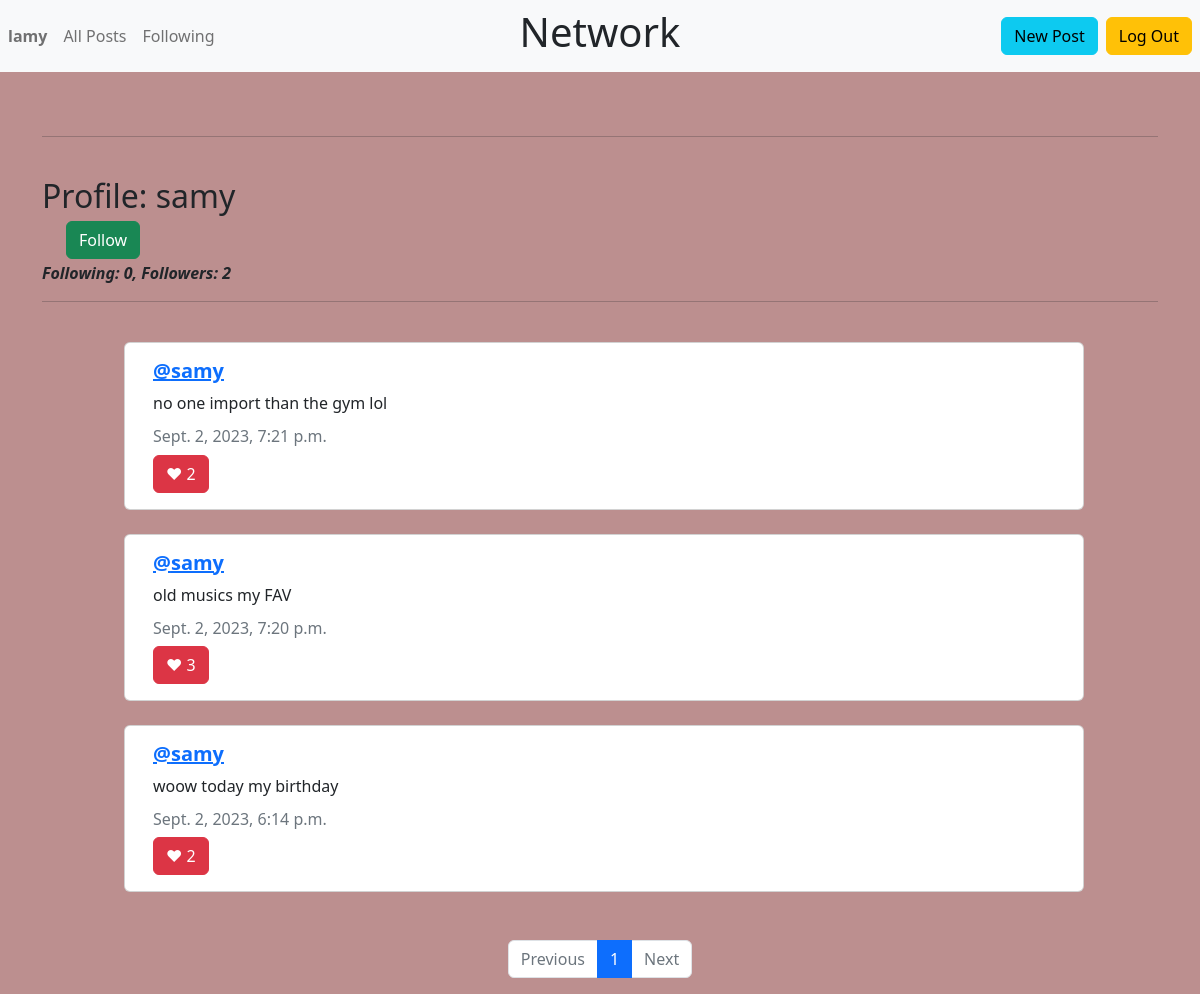
/profile/1 (signed in), run on the app's committed database.
### network/models.py (models this page shows, shortened)
class User(AbstractUser):
    pass

class Post(models.Model):
    author = models.ForeignKey(User, on_delete=models.CASCADE)
    postText = models.CharField(max_length=255)
    posted = models.DateTimeField(auto_now_add=True)
    like = models.ManyToManyField(User, blank=True, related_name="likes")

### network/views.py (the view)
# urls.py: path("profile/<int:user_id>", views.profile, name="profile"),
@login_required
def profile(request, user_id):
    profile = User.objects.get(id=user_id)
    if Follow.objects.filter(user=user_id, followed_by=request.user).exists():
        following_status = True
    else:
        following_status = False
    followList = []
    following = request.user.following.all()
    for x in following:
        followList.append(x.user.id)
    posts = Post.objects.filter(author=user_id).order_by('-posted')
    paginator = Paginator(posts, 10)
    page_number = request.GET.get('page')
    page_obj = paginator.get_page(page_number)
    return render(request, "network/profile.html", {
        "page_obj": page_obj,
        "viewed_profile": profile.username,
        "viewed_profile_id": user_id,
        "posts": posts,
        "following": profile.following.all().count(),
        "followedBy": Follow.objects.filter(user=user_id).count(),
        "following_status": following_status
    })

### network/templates/network/profile.html (shortened to what this page needs)
{% extends "network/layout.html" %}
{% block body %}
<br>
<div class="inline">
<hr><br>
<h2 data-id="{{viewed_profile_id}}">Profile: {{viewed_profile}}</h2>
{% if user.username == viewed_profile %}
<button type="button" style = "position:relative; bottom:2px;" class="follow btn btn-success ms-4" disabled>Follow</button>
{% else %}
{% if following_status == True %}
    <button type="button" style = "position:relative; bottom:2px;" class="follow btn btn-danger ms-4">Unfollow</button>
{% elif following_status == False %}
    <button type="button" style = "position:relative; bottom:2px;" class="follow btn btn-success ms-4">Follow</button>
{% endif %}
{% endif %}
</div>
<i><p ><b>Following: {{following}}, Followers: {{followedBy}}</b></p></i>
<hr>
<br>
<div class="container">
{% for post in page_obj %}
    <div class="row justify-content-center mb-4">
        <div class="ms-2 card" style="width: 60rem" data-id="{{post.id}}";>
            <div class="card-body rounded">
                <h5 class="card-title"><a href="{% url 'profile' user_id=post.author.id%}"><b>@{{ post.author}}</b></h5></a>
                <p class="card-text" id="postText">{{post.postText}}</p>
                <h6 class="card-subtitle mb-2 text-muted">{{post.posted}}</h6>
                {% if user.username in post.like.all|stringformat:'s' %}
                    <button class="btn btn-danger float-left" id="follower">&hearts;&nbsp;<span id="number">{{ post.like.all.count }}</span></button>
                {% else %}
                    <button class="btn btn-secondary float-left" id="follower">&hearts;&nbsp;<span id="number">{{ post.like.all.count }}</span></button>
                {% endif %}
            </div>
        </div>
    <br>
    </div>
{% endfor %}
<br>
<nav aria-label="Page">
    <ul class="pagination justify-content-center">
        {% if page_obj.has_previous %}
            <li class="page-item">
            <a class="page-link" href="?page={{ page_obj.previous_page_number }}">Previous</a>
            </li>
        {% else %}
            <li class="page-item disabled">
            <a class="page-link" href="#" tabindex="-1" aria-disabled="True">Previous</a>
        </li>
        {% endif %}
        {% for i in page_obj.paginator.page_range %}
            {% if page_obj.number == i %}
                <li class="page-item active" aria-current="page">
                <span class="page-link">
                {{ i }}
                </span>
                </li>
            {% else %}
                <li class="page-item"><a class="page-link" href="?page={{ i }}">{{ i }}</a></li>
            {% endif %}
        {% endfor %}
        {% if page_obj.has_next %}
            <li class="page-item">
            <a class="page-link" href="?page={{ page_obj.next_page_number }}">Next</a>
            </li>
        {% else %}
            <li class="page-item disabled">
            <a class="page-link" href="#" tabindex="-1" aria-disabled="True">Next</a>
            </li>
        {% endif %}
    </ul>
    </nav>
{% endblock %}

### network/templates/network/layout.html (shortened to what this page needs)
{% load static %}
<!DOCTYPE html>
<html lang="en">
<head>
    <link href="https://cdn.jsdelivr.net/npm/bootstrap@5.2.3/dist/css/bootstrap.min.css" rel="stylesheet">
    <link rel="stylesheet" href="{% static 'network/styles.css' %}"/>
</head>
<body>
    <nav class="navbar navbar-expand-md navbar-light bg-light">
    <div class="navbar-collapse collapse w-100 order-1 order-md-0 dual-collapse2">
    <ul class="navbar-nav mr-auto">
        {% if user.is_authenticated %}
        <li class="nav-item active">
            <a class="nav-link" href="{% url 'profile' user_id=user.id%}"><strong>{{ user.username }}</strong></a>
        </li>
        <li class="nav-item">
            <a class="nav-link" href="{% url 'allPosts' %}">All Posts</a>
        </li>
        <li class="nav-item">
            <a class="nav-link" href="{% url 'following' %}">Following</a>
        </li>
        {% endif %}
    </ul>
    </div>
    <div class="mx-auto order-0">
    <h1>Network</h1>
    </div>
    <div class="navbar-collapse collapse w-100 order-3 dual-collapse2">
        <ul class="navbar-nav ms-auto">
        {% if user.is_authenticated %}
        <li class="nav-item">
            <a class="btn btn-info me-2" href="{% url 'post' %}" role="button"> New Post</a>
        </li>
        <li class="nav-item">
            <a class="btn btn-warning me-2" href="{% url 'logout' %}" role="button"> Log Out</a>
        </li>
        {% endif %}
    </ul>
    </div>
</nav>
<div class="body">
    <div class="container">
    <br>
    {% block body %}
    {% endblock %}
</div>
</body>
</html>

### network/static/network/styles.css (style rules this page uses)
body { background-color:rosybrown }

### data on the page
User: username "lamy"
User: username "samy"
Post: author "samy", postText "no one import than the gym lol", posted "Sept. 2, 2023, 7:21 p.m.", like.all.count "2"
Post: author "samy", postText "old musics my FAV", posted "Sept. 2, 2023, 7:20 p.m.", like.all.count "3"
Post: author "samy", postText "woow today my birthday", posted "Sept. 2, 2023, 6:14 p.m.", like.all.count "2"

### other printed values
{{ following }} "0"
{{ followedBy }} "2"
{{ i }} "1"
